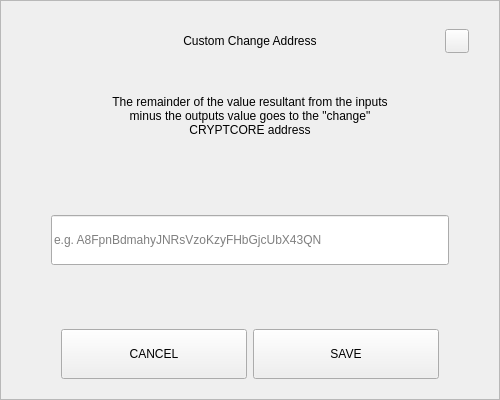
<?xml version="1.0" encoding="UTF-8"?>
<ui version="4.0">
 <class>SendChangeAddressDialog</class>
 <widget class="QDialog" name="SendChangeAddressDialog">
  <property name="geometry">
   <rect>
    <x>0</x>
    <y>0</y>
    <width>500</width>
    <height>400</height>
   </rect>
  </property>
  <property name="windowTitle">
   <string>Dialog</string>
  </property>
  <layout class="QVBoxLayout" name="verticalLayout">
   <property name="spacing">
    <number>0</number>
   </property>
   <property name="leftMargin">
    <number>0</number>
   </property>
   <property name="topMargin">
    <number>0</number>
   </property>
   <property name="rightMargin">
    <number>0</number>
   </property>
   <property name="bottomMargin">
    <number>0</number>
   </property>
   <item>
    <widget class="QFrame" name="frame">
     <property name="styleSheet">
      <string notr="true"/>
     </property>
     <property name="frameShape">
      <enum>QFrame::StyledPanel</enum>
     </property>
     <property name="frameShadow">
      <enum>QFrame::Raised</enum>
     </property>
     <layout class="QVBoxLayout" name="verticalLayout_2" stretch="0,0,0,0,0,0,0">
      <property name="spacing">
       <number>0</number>
      </property>
      <property name="leftMargin">
       <number>30</number>
      </property>
      <property name="topMargin">
       <number>20</number>
      </property>
      <property name="rightMargin">
       <number>30</number>
      </property>
      <property name="bottomMargin">
       <number>20</number>
      </property>
      <item>
       <layout class="QHBoxLayout" name="horizontalLayout_3">
        <property name="spacing">
         <number>0</number>
        </property>
        <item>
         <spacer name="horizontalSpacer_2">
          <property name="orientation">
           <enum>Qt::Horizontal</enum>
          </property>
          <property name="sizeHint" stdset="0">
           <size>
            <width>40</width>
            <height>20</height>
           </size>
          </property>
         </spacer>
        </item>
        <item>
         <widget class="QLabel" name="labelTitle">
          <property name="minimumSize">
           <size>
            <width>0</width>
            <height>40</height>
           </size>
          </property>
          <property name="maximumSize">
           <size>
            <width>16777215</width>
            <height>40</height>
           </size>
          </property>
          <property name="styleSheet">
           <string notr="true">padding-left:24px;</string>
          </property>
          <property name="text">
           <string>Custom Change Address</string>
          </property>
          <property name="alignment">
           <set>Qt::AlignCenter</set>
          </property>
          <property name="margin">
           <number>7</number>
          </property>
         </widget>
        </item>
        <item>
         <spacer name="horizontalSpacer">
          <property name="orientation">
           <enum>Qt::Horizontal</enum>
          </property>
          <property name="sizeHint" stdset="0">
           <size>
            <width>40</width>
            <height>20</height>
           </size>
          </property>
         </spacer>
        </item>
        <item>
         <widget class="QPushButton" name="btnEsc">
          <property name="minimumSize">
           <size>
            <width>24</width>
            <height>24</height>
           </size>
          </property>
          <property name="maximumSize">
           <size>
            <width>24</width>
            <height>24</height>
           </size>
          </property>
          <property name="focusPolicy">
           <enum>Qt::NoFocus</enum>
          </property>
          <property name="text">
           <string/>
          </property>
         </widget>
        </item>
       </layout>
      </item>
      <item>
       <spacer name="verticalSpacer_2">
        <property name="orientation">
         <enum>Qt::Vertical</enum>
        </property>
        <property name="sizeType">
         <enum>QSizePolicy::Fixed</enum>
        </property>
        <property name="sizeHint" stdset="0">
         <size>
          <width>20</width>
          <height>20</height>
         </size>
        </property>
       </spacer>
      </item>
      <item alignment="Qt::AlignHCenter">
       <widget class="QLabel" name="labelMessage">
        <property name="minimumSize">
         <size>
          <width>0</width>
          <height>70</height>
         </size>
        </property>
        <property name="text">
         <string>The remainder of the value resultant from the inputs minus the outputs value goes to the &quot;change&quot; CRYPTCORE address</string>
        </property>
        <property name="alignment">
         <set>Qt::AlignCenter</set>
        </property>
        <property name="wordWrap">
         <bool>true</bool>
        </property>
       </widget>
      </item>
      <item>
       <spacer name="verticalSpacer_3">
        <property name="orientation">
         <enum>Qt::Vertical</enum>
        </property>
        <property name="sizeHint" stdset="0">
         <size>
          <width>20</width>
          <height>40</height>
         </size>
        </property>
       </spacer>
      </item>
      <item>
       <layout class="QHBoxLayout" name="horizontalLayout_2">
        <property name="spacing">
         <number>0</number>
        </property>
        <property name="leftMargin">
         <number>20</number>
        </property>
        <property name="rightMargin">
         <number>20</number>
        </property>
        <item>
         <widget class="QLineEdit" name="lineEditAddress">
          <property name="minimumSize">
           <size>
            <width>0</width>
            <height>50</height>
           </size>
          </property>
          <property name="placeholderText">
           <string notr="true">e.g. A8FpnBdmahyJNRsVzoKzyFHbGjcUbX43QN</string>
          </property>
         </widget>
        </item>
       </layout>
      </item>
      <item>
       <spacer name="verticalSpacer">
        <property name="orientation">
         <enum>Qt::Vertical</enum>
        </property>
        <property name="sizeHint" stdset="0">
         <size>
          <width>20</width>
          <height>40</height>
         </size>
        </property>
       </spacer>
      </item>
      <item>
       <layout class="QHBoxLayout" name="horizontalLayout" stretch="2,2">
        <property name="spacing">
         <number>6</number>
        </property>
        <property name="leftMargin">
         <number>30</number>
        </property>
        <property name="rightMargin">
         <number>30</number>
        </property>
        <item>
         <widget class="QPushButton" name="btnCancel">
          <property name="minimumSize">
           <size>
            <width>180</width>
            <height>50</height>
           </size>
          </property>
          <property name="focusPolicy">
           <enum>Qt::NoFocus</enum>
          </property>
          <property name="text">
           <string>CANCEL</string>
          </property>
         </widget>
        </item>
        <item>
         <widget class="QPushButton" name="btnSave">
          <property name="minimumSize">
           <size>
            <width>180</width>
            <height>50</height>
           </size>
          </property>
          <property name="focusPolicy">
           <enum>Qt::NoFocus</enum>
          </property>
          <property name="text">
           <string>SAVE</string>
          </property>
         </widget>
        </item>
       </layout>
      </item>
     </layout>
    </widget>
   </item>
  </layout>
 </widget>
 <resources/>
 <connections/>
</ui>
